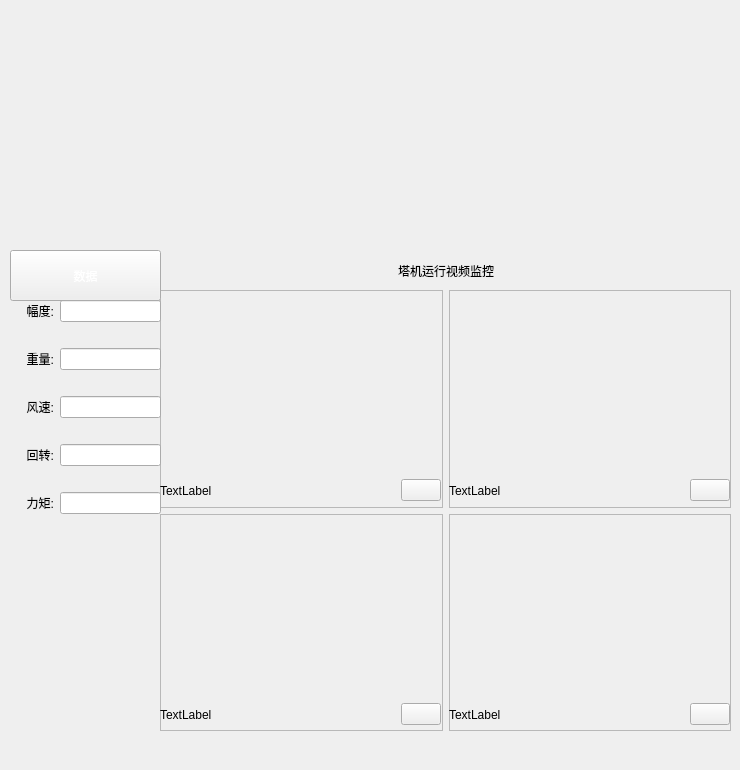
     <widget class="QWidget" name="tab_2">
      <attribute name="title">
       <string>塔机群监控</string>
      </attribute>
      <widget class="QWidget" name="verticalLayoutWidget_3">
       <property name="geometry">
        <rect>
         <x>20</x>
         <y>0</y>
         <width>711</width>
         <height>241</height>
        </rect>
       </property>
       <layout class="QVBoxLayout" name="verticalLayout_12"/>
      </widget>
      <widget class="QWidget" name="gridLayoutWidget_2">
       <property name="geometry">
        <rect>
         <x>160</x>
         <y>290</y>
         <width>571</width>
         <height>441</height>
        </rect>
       </property>
       <layout class="QGridLayout" name="gridLayout_2">
        <item row="1" column="0">
         <widget class="QFrame" name="frame_6">
          <property name="frameShape">
           <enum>QFrame::StyledPanel</enum>
          </property>
          <property name="frameShadow">
           <enum>QFrame::Raised</enum>
          </property>
          <widget class="QWidget" name="S1_widget_4" native="true">
           <property name="geometry">
            <rect>
             <x>0</x>
             <y>180</y>
             <width>281</width>
             <height>41</height>
            </rect>
           </property>
           <property name="styleSheet">
            <string notr="true">border-image: url(:/widget/Z_Mh.png);</string>
           </property>
           <layout class="QHBoxLayout" name="horizontalLayout_9">
            <item>
             <widget class="QLabel" name="label_35">
              <property name="styleSheet">
               <string notr="true">border-image: \*url();</string>
              </property>
              <property name="text">
               <string>TextLabel</string>
              </property>
             </widget>
            </item>
            <item>
             <spacer name="horizontalSpacer_9">
              <property name="orientation">
               <enum>Qt::Horizontal</enum>
              </property>
              <property name="sizeHint" stdset="0">
               <size>
                <width>40</width>
                <height>20</height>
               </size>
              </property>
             </spacer>
            </item>
            <item>
             <widget class="QPushButton" name="pushButton_10">
              <property name="styleSheet">
               <string notr="true">border-image: url(:/widget/Z_Xj.png);</string>
              </property>
              <property name="text">
               <string/>
              </property>
             </widget>
            </item>
           </layout>
          </widget>
         </widget>
        </item>
        <item row="1" column="1">
         <widget class="QFrame" name="frame_7">
          <property name="frameShape">
           <enum>QFrame::StyledPanel</enum>
          </property>
          <property name="frameShadow">
           <enum>QFrame::Raised</enum>
          </property>
          <widget class="QWidget" name="S1_widget_5" native="true">
           <property name="geometry">
            <rect>
             <x>0</x>
             <y>180</y>
             <width>281</width>
             <height>41</height>
            </rect>
           </property>
           <property name="styleSheet">
            <string notr="true">border-image: url(:/widget/Z_Mh.png);</string>
           </property>
           <layout class="QHBoxLayout" name="horizontalLayout_10">
            <item>
             <widget class="QLabel" name="label_36">
              <property name="styleSheet">
               <string notr="true">border-image: \*url();</string>
              </property>
              <property name="text">
               <string>TextLabel</string>
              </property>
             </widget>
            </item>
            <item>
             <spacer name="horizontalSpacer_10">
              <property name="orientation">
               <enum>Qt::Horizontal</enum>
              </property>
              <property name="sizeHint" stdset="0">
               <size>
                <width>40</width>
                <height>20</height>
               </size>
              </property>
             </spacer>
            </item>
            <item>
             <widget class="QPushButton" name="pushButton_11">
              <property name="styleSheet">
               <string notr="true">border-image: url(:/widget/Z_Xj.png);</string>
              </property>
              <property name="text">
               <string/>
              </property>
             </widget>
            </item>
           </layout>
          </widget>
         </widget>
        </item>
        <item row="0" column="0">
         <widget class="QFrame" name="frame_5">
          <property name="frameShape">
           <enum>QFrame::StyledPanel</enum>
          </property>
          <property name="frameShadow">
           <enum>QFrame::Raised</enum>
          </property>
          <widget class="QWidget" name="S1_widget_2" native="true">
           <property name="geometry">
            <rect>
             <x>0</x>
             <y>180</y>
             <width>281</width>
             <height>41</height>
            </rect>
           </property>
           <property name="styleSheet">
            <string notr="true">border-image: url(:/widget/Z_Mh.png);</string>
           </property>
           <layout class="QHBoxLayout" name="horizontalLayout_7">
            <item>
             <widget class="QLabel" name="label_33">
              <property name="styleSheet">
               <string notr="true">border-image: \*url();</string>
              </property>
              <property name="text">
               <string>TextLabel</string>
              </property>
             </widget>
            </item>
            <item>
             <spacer name="horizontalSpacer_7">
              <property name="orientation">
               <enum>Qt::Horizontal</enum>
              </property>
              <property name="sizeHint" stdset="0">
               <size>
                <width>40</width>
                <height>20</height>
               </size>
              </property>
             </spacer>
            </item>
            <item>
             <widget class="QPushButton" name="pushButton_8">
              <property name="styleSheet">
               <string notr="true">border-image: url(:/widget/Z_Xj.png);</string>
              </property>
              <property name="text">
               <string/>
              </property>
             </widget>
            </item>
           </layout>
          </widget>
         </widget>
        </item>
        <item row="0" column="1">
         <widget class="QFrame" name="frame_8">
          <property name="frameShape">
           <enum>QFrame::StyledPanel</enum>
          </property>
          <property name="frameShadow">
           <enum>QFrame::Raised</enum>
          </property>
          <widget class="QWidget" name="S1_widget_3" native="true">
           <property name="geometry">
            <rect>
             <x>0</x>
             <y>180</y>
             <width>281</width>
             <height>41</height>
            </rect>
           </property>
           <property name="styleSheet">
            <string notr="true">border-image: url(:/widget/Z_Mh.png);</string>
           </property>
           <layout class="QHBoxLayout" name="horizontalLayout_8">
            <item>
             <widget class="QLabel" name="label_34">
              <property name="styleSheet">
               <string notr="true">border-image: \*url();</string>
              </property>
              <property name="text">
               <string>TextLabel</string>
              </property>
             </widget>
            </item>
            <item>
             <spacer name="horizontalSpacer_8">
              <property name="orientation">
               <enum>Qt::Horizontal</enum>
              </property>
              <property name="sizeHint" stdset="0">
               <size>
                <width>40</width>
                <height>20</height>
               </size>
              </property>
             </spacer>
            </item>
            <item>
             <widget class="QPushButton" name="pushButton_9">
              <property name="styleSheet">
               <string notr="true">border-image: url(:/widget/Z_Xj.png);</string>
              </property>
              <property name="text">
               <string/>
              </property>
             </widget>
            </item>
           </layout>
          </widget>
         </widget>
        </item>
       </layout>
      </widget>
      <widget class="QWidget" name="widget_3" native="true">
       <property name="geometry">
        <rect>
         <x>160</x>
         <y>250</y>
         <width>571</width>
         <height>41</height>
        </rect>
       </property>
       <property name="styleSheet">
        <string notr="true">border-image: url(:/widget/Z_Sjym.png);</string>
       </property>
       <layout class="QHBoxLayout" name="horizontalLayout_17">
        <item>
         <spacer name="horizontalSpacer_18">
          <property name="orientation">
           <enum>Qt::Horizontal</enum>
          </property>
          <property name="sizeHint" stdset="0">
           <size>
            <width>40</width>
            <height>20</height>
           </size>
          </property>
         </spacer>
        </item>
        <item>
         <widget class="QLabel" name="label_43">
          <property name="styleSheet">
           <string notr="true">border-image: \*url();</string>
          </property>
          <property name="text">
           <string>塔机运行视频监控</string>
          </property>
         </widget>
        </item>
        <item>
         <spacer name="horizontalSpacer_19">
          <property name="orientation">
           <enum>Qt::Horizontal</enum>
          </property>
          <property name="sizeHint" stdset="0">
           <size>
            <width>40</width>
            <height>20</height>
           </size>
          </property>
         </spacer>
        </item>
       </layout>
      </widget>
      <widget class="QPushButton" name="pushButton">
       <property name="geometry">
        <rect>
         <x>10</x>
         <y>250</y>
         <width>151</width>
         <height>51</height>
        </rect>
       </property>
       <property name="styleSheet">
        <string notr="true">color: rgb(255, 255, 255);
border-image: url(:/widget/Z_Tb.png);</string>
       </property>
       <property name="text">
        <string>数据</string>
       </property>
      </widget>
      <widget class="QWidget" name="widget_4" native="true">
       <property name="geometry">
        <rect>
         <x>160</x>
         <y>730</y>
         <width>571</width>
         <height>31</height>
        </rect>
       </property>
       <property name="styleSheet">
        <string notr="true">border-image: url(:/widget/Z_Spdm.png);</string>
       </property>
       <layout class="QHBoxLayout" name="horizontalLayout_19">
        <item>
         <spacer name="horizontalSpacer_22">
          <property name="orientation">
           <enum>Qt::Horizontal</enum>
          </property>
          <property name="sizeHint" stdset="0">
           <size>
            <width>40</width>
            <height>20</height>
           </size>
          </property>
         </spacer>
        </item>
        <item>
         <spacer name="horizontalSpacer_23">
          <property name="orientation">
           <enum>Qt::Horizontal</enum>
          </property>
          <property name="sizeHint" stdset="0">
           <size>
            <width>40</width>
            <height>20</height>
           </size>
          </property>
         </spacer>
        </item>
       </layout>
      </widget>
      <widget class="QWidget" name="form1_Widget" native="true">
       <property name="geometry">
        <rect>
         <x>20</x>
         <y>300</y>
         <width>141</width>
         <height>461</height>
        </rect>
       </property>
       <property name="styleSheet">
        <string notr="true"/>
       </property>
       <layout class="QFormLayout" name="formLayout_4">
        <item row="0" column="0">
         <widget class="QLabel" name="label_48">
          <property name="text">
           <string>  幅度:</string>
          </property>
         </widget>
        </item>
        <item row="0" column="1">
         <widget class="QLineEdit" name="lineEdit_19"/>
        </item>
        <item row="1" column="0" colspan="2">
         <widget class="QLabel" name="label_2">
          <property name="styleSheet">
           <string notr="true">border-image: url(:/widget/Z_Fd.png);</string>
          </property>
          <property name="text">
           <string/>
          </property>
         </widget>
        </item>
        <item row="2" column="0">
         <widget class="QLabel" name="label_49">
          <property name="text">
           <string>  重量:</string>
          </property>
         </widget>
        </item>
        <item row="2" column="1">
         <widget class="QLineEdit" name="lineEdit_20"/>
        </item>
        <item row="3" column="0" colspan="2">
         <widget class="QLabel" name="label">
          <property name="styleSheet">
           <string notr="true">border-image: url(:/widget/Z_Zl.png);</string>
          </property>
          <property name="text">
           <string/>
          </property>
         </widget>
        </item>
        <item row="4" column="0">
         <widget class="QLabel" name="label_50">
          <property name="text">
           <string>  风速:</string>
          </property>
         </widget>
        </item>
        <item row="4" column="1">
         <widget class="QLineEdit" name="lineEdit_21"/>
        </item>
        <item row="5" column="0" colspan="2">
         <widget class="QLabel" name="label_3">
          <property name="styleSheet">
           <string notr="true">border-image: url(:/widget/Z_Fs.png);</string>
          </property>
          <property name="text">
           <string/>
          </property>
         </widget>
        </item>
        <item row="6" column="0">
         <widget class="QLabel" name="label_51">
          <property name="text">
           <string>  回转:</string>
          </property>
         </widget>
        </item>
        <item row="6" column="1">
         <widget class="QLineEdit" name="lineEdit_22"/>
        </item>
        <item row="7" column="0" colspan="2">
         <widget class="QLabel" name="label_4">
          <property name="styleSheet">
           <string notr="true">border-image: url(:/widget/Z_Hz.png);</string>
          </property>
          <property name="text">
           <string/>
          </property>
         </widget>
        </item>
        <item row="8" column="0">
         <widget class="QLabel" name="label_52">
          <property name="text">
           <string>  力矩:</string>
          </property>
         </widget>
        </item>
        <item row="8" column="1">
         <widget class="QLineEdit" name="lineEdit_23"/>
        </item>
        <item row="9" column="0" colspan="2">
         <widget class="QLabel" name="label_5">
          <property name="styleSheet">
           <string notr="true">border-image: url(:/widget/Z_Lj.png);</string>
          </property>
          <property name="text">
           <string/>
          </property>
         </widget>
        </item>
       </layout>
      </widget>
     </widget>
